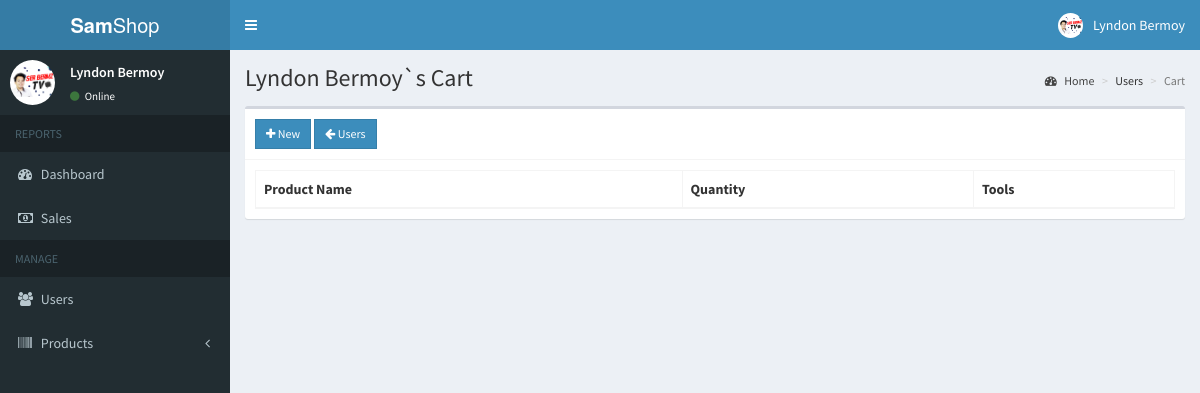
Page /admin/cart.php?user=1 (signed in) on the committed database.
### tables this page shows
CREATE TABLE `users` (
  `id` int NOT NULL AUTO_INCREMENT,
  `email` varchar(200) NOT NULL,
  `password` varchar(60) NOT NULL,
  `type` int NOT NULL DEFAULT '0',
  `firstname` varchar(50) NOT NULL,
  `lastname` varchar(50) NOT NULL,
  `address` text,
  `contact_info` varchar(100) DEFAULT NULL,
  `photo` varchar(200) DEFAULT NULL,
  `status` int DEFAULT NULL,
  `created_on` date NOT NULL,
  `postcode` varchar(11) DEFAULT NULL,
  PRIMARY KEY (`id`),
  UNIQUE KEY `email` (`email`)
);

### admin/includes/session.php (called while the page is built, shortened)
<?php
	include '../includes/conn.php';
	$conn = $pdo->open();
	$stmt = $conn->prepare("SELECT * FROM users WHERE id=:id");
	$stmt->execute(['id'=>$_SESSION['admin']]);
	$admin = $stmt->fetch();
?>

### admin/cart.php (the view, shortened to what this page needs)
<?php include 'includes/session.php'; ?>
<?php
  if(!isset($_GET['user'])){
    header('location: users.php');
    exit();
  }
  else{
    $conn = $pdo->open();
    $stmt = $conn->prepare("SELECT * FROM users WHERE id=:id");
    $stmt->execute(['id'=>$_GET['user']]);
    $user = $stmt->fetch();
  }
?>
<?php include 'includes/header.php'; ?>
<body class="hold-transition skin-blue sidebar-mini">
<div class="wrapper">
  <?php include 'includes/navbar.php'; ?>
  <?php include 'includes/menubar.php'; ?>
  <div class="content-wrapper">
    <section class="content-header">
      <h1>
        <?php echo $user['firstname'].' '.$user['lastname'].'`s Cart' ?>
      </h1>
      <ol class="breadcrumb">
        <li><a href="#"><i class="fa fa-dashboard"></i> Home</a></li>
        <li>Users</li>
        <li class="active">Cart</li>
      </ol>
    </section>
    <section class="content">
      <div class="row">
        <div class="col-xs-12">
          <div class="box">
            <div class="box-header with-border">
              <a href="#addnew" data-toggle="modal" id="add" data-id="<?php echo $user['id']; ?>" class="btn btn-primary btn-sm btn-flat"><i class="fa fa-plus"></i> New</a>
              <a href="users.php" class="btn btn-sm btn-primary btn-flat"><i class="fa fa-arrow-left"></i> Users</a>
            </div>
            <div class="box-body">
              <table id="example1" class="table table-bordered">
                <thead>
                  <th>Product Name</th>
                  <th>Quantity</th>
                  <th>Tools</th>
                </thead>
              </table>
            </div>
          </div>
        </div>
      </div>
    </section>
  </div>
</div>
</body>
</html>

### admin/includes/navbar.php (shortened to what this page needs)
<header class="main-header">
  <a href="#" class="logo">
    <span class="logo-lg"><b>Sam</b>Shop</span>
  </a>
  <nav class="navbar navbar-static-top">
    <a href="#" class="sidebar-toggle" data-toggle="push-menu" role="button">
    </a>
    <div class="navbar-custom-menu">
      <ul class="nav navbar-nav">
        <li class="dropdown user user-menu">
          <a href="#" class="dropdown-toggle" data-toggle="dropdown">
            <img src="<?php echo (!empty($admin['photo'])) ? '../images/'.$admin['photo'] : '../images/profile.jpg'; ?>" class="user-image" alt="User Image">
            <span class="hidden-xs"><?php echo $admin['firstname'].' '.$admin['lastname']; ?></span>
          </a>
        </li>
      </ul>
    </div>
  </nav>
</header>

### admin/includes/menubar.php (shortened to what this page needs)
<aside class="main-sidebar">
  <section class="sidebar">
    <div class="user-panel">
      <div class="pull-left image">
        <img src="<?php echo (!empty($admin['photo'])) ? '../images/'.$admin['photo'] : '../images/profile.jpg'; ?>" class="img-circle" alt="User Image">
      </div>
      <div class="pull-left info">
        <p><?php echo $admin['firstname'].' '.$admin['lastname']; ?></p>
        <a><i class="fa fa-circle text-success"></i> Online</a>
      </div>
    </div>
    <ul class="sidebar-menu" data-widget="tree">
      <li class="header">REPORTS</li>
      <li><a href="home.php"><i class="fa fa-dashboard"></i> <span>Dashboard</span></a></li>
      <li><a href="sales.php"><i class="fa fa-money"></i> <span>Sales</span></a></li>
      <li class="header">MANAGE</li>
      <li><a href="users.php"><i class="fa fa-users"></i> <span>Users</span></a></li>
      <li class="treeview">
        <a href="#">
          <i class="fa fa-barcode"></i>
          <span>Products</span>
          <span class="pull-right-container">
            <i class="fa fa-angle-left pull-right"></i>
          </span>
        </a>
      </li>
    </ul>
  </section>
</aside>

### rows in the picture
users: photo (picture), firstname "Lyndon", lastname "Bermoy"
